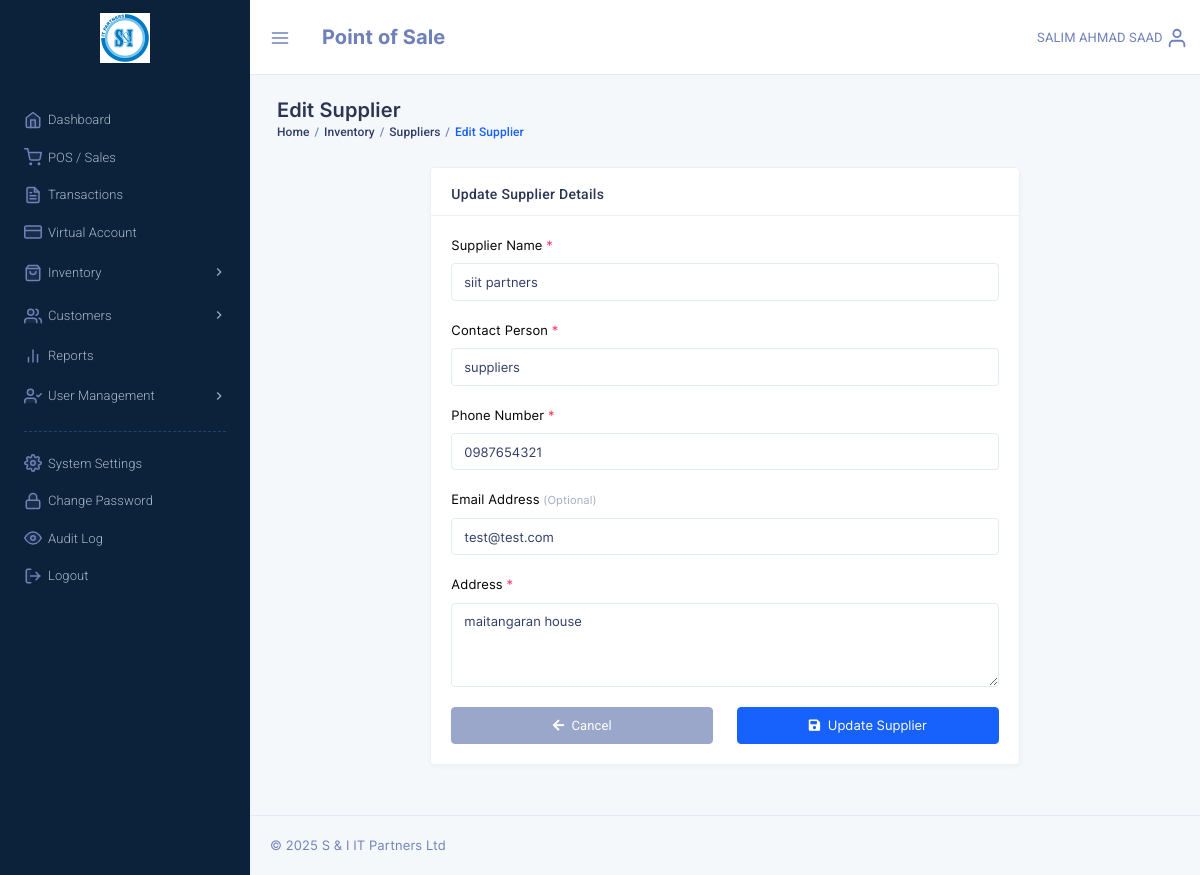
Screenshot of /edit_supplier.php?id=2 (signed in) with the database file from the repository.
### tables this page shows
CREATE TABLE `suppliers` (
  `id` int NOT NULL,
  `supplier_name` varchar(150) NOT NULL,
  `contact_name` varchar(100) DEFAULT NULL,
  `phone` varchar(20) DEFAULT NULL,
  `email` varchar(100) DEFAULT NULL,
  `address` text,
  `updated_by` varchar(32) NOT NULL,
  `last_update` timestamp NOT NULL DEFAULT CURRENT_TIMESTAMP ON UPDATE CURRENT_TIMESTAMP,
  `reg_by` varchar(32) NOT NULL,
  `reg_date` datetime NOT NULL
);

### include/admin_constants.php (called while the page is built, shortened)
<?php
$admin = $_SESSION['pos_admin'];
if((!isset($_SESSION['pos_admin_basic'])) || (!is_array($_SESSION['pos_admin_basic']))) {
	$constantSQL = "SELECT id, username, sname, fname, mname FROM admins WHERE username= :username";
	$constantQuery = $dbh->prepare($constantSQL);
	$constantQuery->bindParam(':username', $admin, PDO::PARAM_STR);
	$constantQuery->execute();
	$constantResult = $constantQuery->fetch(PDO::FETCH_ASSOC);
	$fullname = !empty($constantResult['mname']) ? ($constantResult['fname'] . ' ' . $constantResult['mname'] . ' ' . $constantResult['sname']) : ($constantResult['fname'] . ' ' . $constantResult['sname']);
	$admin_fullname = $_SESSION['pos_admin_basic']['fullname'] = strtoupper($fullname);
} else {
	$admin_fullname = $_SESSION['pos_admin_basic']['fullname'];
}
?>

### edit_supplier.php (the view, shortened to what this page needs)
<?php
require("config.php");
require("include/admin_constants.php");
$id = $_GET['id'] ?? 0;
$sql = "SELECT * FROM suppliers WHERE id = :id";
$query = $dbh->prepare($sql);
$query->bindParam(':id', $id, PDO::PARAM_INT);
$query->execute();
$supplier = $query->fetch(PDO::FETCH_ASSOC);
?>
<!DOCTYPE html>
<html lang="en">
<head>
    <link href="template/assets/css/bootstrap.min.css" rel="stylesheet" type="text/css" />
    <link href="template/assets/css/icons.min.css" rel="stylesheet" type="text/css" />
    <link href="template/assets/css/metisMenu.min.css" rel="stylesheet" type="text/css" />
    <link href="template/assets/css/app.min.css" rel="stylesheet" type="text/css" />
</head>
<body class="dark-sidenav">
    <?php include('include/sidebar.php'); ?>
    <div class="page-wrapper">
        <div class="topbar"><?php require('template/top_nav_admin.php'); ?></div>
        <div class="page-content">
            <div class="container-fluid">
                <div class="row">
                    <div class="col-sm-12">
                        <div class="page-title-box">
                            <h4 class="page-title">Edit Supplier</h4>
                            <ol class="breadcrumb">
                                <li class="breadcrumb-item"><a href="dashboard.php">Home</a></li>
                                <li class="breadcrumb-item"><a href="all_products.php">Inventory</a></li>
                                <li class="breadcrumb-item"><a href="manage_suppliers.php">Suppliers</a></li>
                                <li class="breadcrumb-item active">Edit Supplier</li>
                            </ol>
                        </div>
                    </div>
                </div>
                <div class="row">
                    <div class="col-lg-8 mx-auto">
                        <div class="card">
                            <div class="card-header">
                                <h5 class="card-title mb-0">Update Supplier Details</h5>
                            </div>
                            <div class="card-body">
                                <form method="POST" action="">
                                    <div class="form-group">
                                        <label for="supplier_name">Supplier Name <span class="text-danger">*</span></label>
                                        <input type="text" class="form-control" id="supplier_name" name="supplier_name" value="<?php echo htmlspecialchars($supplier['supplier_name']); ?>" required>
                                    </div>
                                    <div class="form-group">
                                        <label for="contact_name">Contact Person <span class="text-danger">*</span></label>
                                        <input type="text" class="form-control" id="contact_name" name="contact_name" value="<?php echo htmlspecialchars($supplier['contact_name'] ?? ''); ?>" required>
                                    </div>
                                    <div class="form-group">
                                        <label for="phone">Phone Number <span class="text-danger">*</span></label>
                                        <input type="text" class="form-control" id="phone" name="phone" value="<?php echo htmlspecialchars($supplier['phone'] ?? ''); ?>" required>
                                    </div>
                                    <div class="form-group">
                                        <label for="email">Email Address <small class="text-muted">(Optional)</small></label>
                                        <input type="email" class="form-control" id="email" name="email" value="<?php echo htmlspecialchars($supplier['email'] ?? ''); ?>">
                                    </div>
                                    <div class="form-group">
                                        <label for="address">Address <span class="text-danger">*</span></label>
                                        <textarea class="form-control" id="address" name="address" rows="3" required><?php echo htmlspecialchars($supplier['address'] ?? ''); ?></textarea>
                                    </div>
                                    <div class="row">
                                        <div class="col-md-6">
                                            <a href="manage_suppliers.php" class="btn btn-secondary btn-block">
                                                <i class="fas fa-arrow-left mr-1"></i> Cancel
                                            </a>
                                        </div>
                                        <div class="col-md-6">
                                            <button type="submit" name="update_supplier" class="btn btn-primary btn-block">
                                                <i class="fas fa-save mr-1"></i> Update Supplier
                                            </button>
                                        </div>
                                    </div>
                                </form>
                            </div>
                        </div>
                    </div>
                </div>
            </div>
            <footer class="footer text-center text-sm-left">
                <?php include('template/copyright.php'); ?>
            </footer>
        </div>
    </div>
</body>
</html>

### template/top_nav_admin.php (shortened to what this page needs)
<nav class="navbar-custom">
    <ul class="list-unstyled topbar-nav float-right mb-0">
        <li class="dropdown">
            <a class="nav-link dropdown-toggle waves-effect waves-light nav-user" data-toggle="dropdown" href="#" role="button" aria-haspopup="false" aria-expanded="false">
                <span class="ms-1 nav-user-name hidden-sm"><?php echo $admin_fullname; ?></span>
                <i data-feather="user" class="align-self-center icon-sm"></i>
            </a>
        </li>
    </ul>
    <ul class="list-unstyled topbar-nav mb-0">
        <li>
            <button class="nav-link button-menu-mobile">
                <i data-feather="menu" class="align-self-center topbar-icon"></i>
            </button>
        </li>
        <li class="creat-btn">
            <div class="nav-link">
                <span class="app-name font-weight-bold font-20">Point of Sale</span>
            </div>
        </li>
    </ul>
</nav>

### rows the page displays
suppliers: supplier_name "siit partners", contact_name "suppliers", phone "0987654321", email "test@test.com", address "maitangaran house"

### other values shown
$admin_fullname "SALIM AHMAD SAAD"
